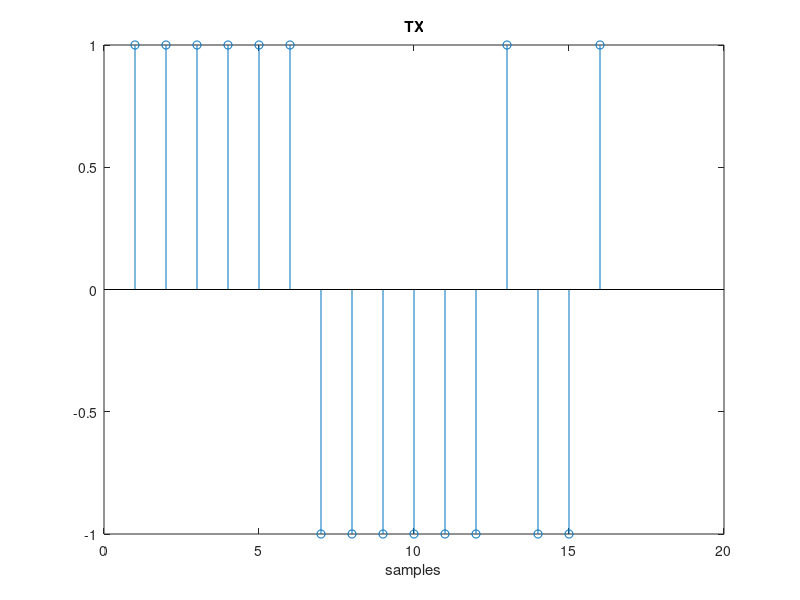
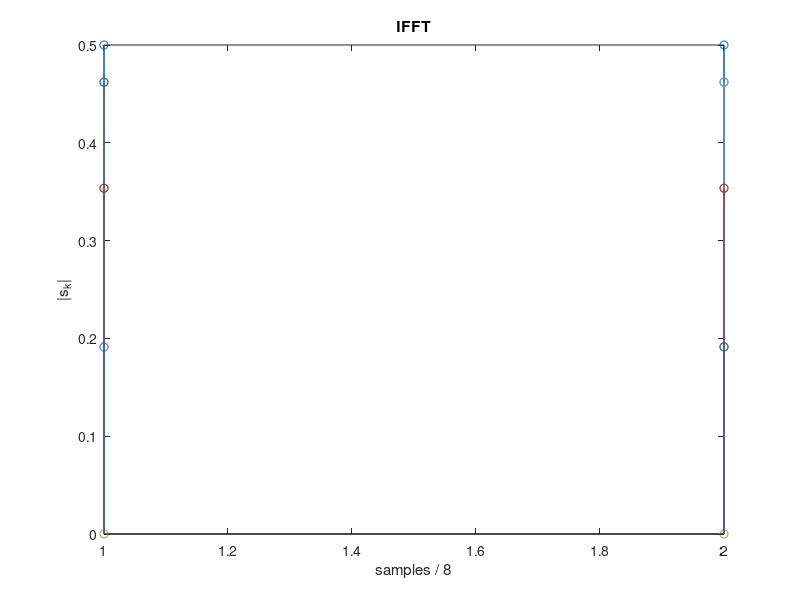
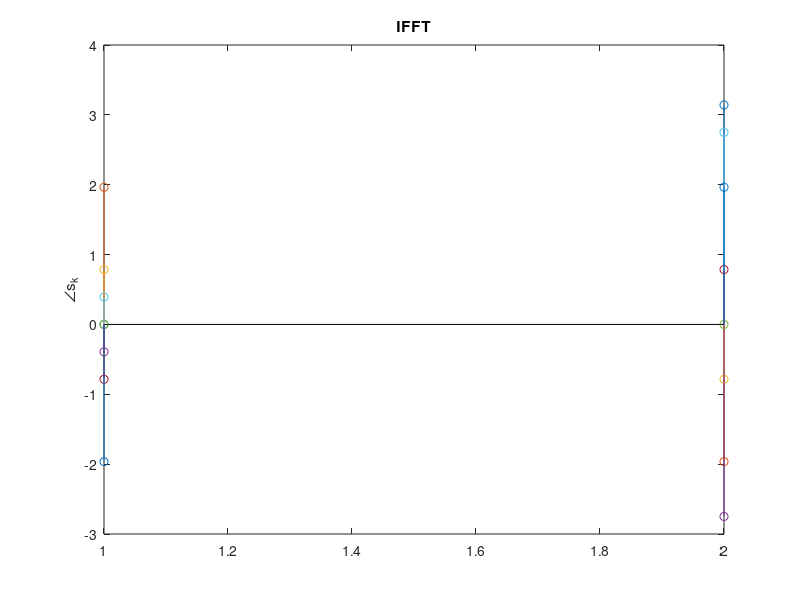
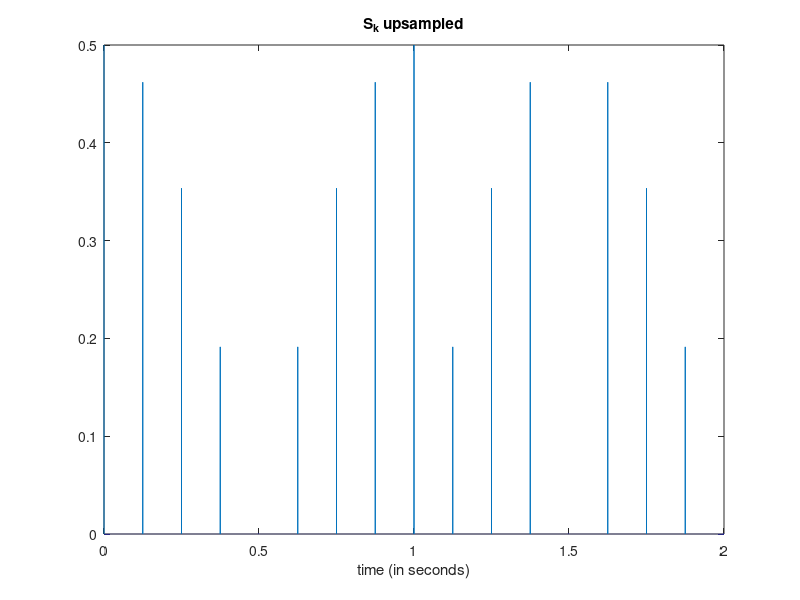

Reproduce these figures in MATLAB, in order. (Note: this script raises an error after producing the figures.)
close all;
clc; clearvars; 
disp('OFDM example')
%% User parameters
numSymbol = 16; % TODO: verificar se numSymbol for multiplo de 8

N = 8; % N-point FFT

% fc = 128; % frequencia da portadora
fc = 256;

fs = 8192; % frequencia de amostragem
% fs = 1024;

T = 1; % periodo do simbolo, em segundos
% R = N/T;

%% Time vector
timestep = T/(N*fs);
tmax = numSymbol*T/N;
t = 0:timestep:tmax-timestep;
t_pt = -tmax/2:timestep:tmax/2-timestep;

%% TX
a = randsrc(1, numSymbol, [-1 1]);

figure()
stem(a)
title('TX')
xlabel('samples')

% serial para paralelo
an = reshape(a, [N length(a)/N]);

%% TX OFDM
skn = ifft(an, N);

figure()
stem(abs(skn)')
title('IFFT')
ylabel('|s_k|')
xlabel(['samples / ' num2str(N)])
figure()
stem(angle(skn)')
title('IFFT')
ylabel('\angle{s_k}')

% paralelo para serial
sk = reshape(skn, [1 size(skn, 1)*size(skn, 2)]);

sk_up = upsample(sk, fs);

figure()
plot(t, abs(sk_up))
title('S_k upsampled')
xlabel('time (in seconds)')

% p = @(t) sqrt(T/N) * sin(pi*N*t/T) ./ (pi*t);
p = @(t) sqrt(N/T) * sinc(N*t/T);

figure();
pt = p(t_pt);
plot(t_pt,pt);
xlabel('time')
ylabel('p(t)')

%% BB
st = conv (sk_up, pt, 'same');

figure()
subplot(211)
plot(t,abs(st))
xlabel('time')
ylabel('|s(t)|')
subplot(212)
plot(t,angle(st))
xlabel('time')
ylabel('\angle{s(t)}')

%%
figure()
hold on
plot(t, real(st))
plot(t, imag(st))
legend('real','imag')
xlabel('time')
ylabel('s(t)')


%% RF
% SRF = st.*exp(1j*2*pi*fc*t);

SRF = real(st).*cos(2*pi*fc*t) - imag(st).*sin(2*pi*fc*t);

figure()
hold on
plot(t, real(SRF))
plot(t, imag(SRF))
legend('real','imag')
xlabel('time')
ylabel('SRF')

%%
RRF_I = SRF .*cos(2*pi*fc*t);
RRF_Q = SRF .* -sin(2*pi*fc*t);

figure()
hold on
plot(t, RRF_I)
plot(t, RRF_Q)
legend('real','imag')
xlabel('time')
ylabel('RRF')

%%
% LP_I = lowpass(RRF_I, fc/2, fs);
% LP_Q = lowpass(RRF_Q, fc/2, fs);

len_t = length(t);
% len_t = 1/timestep;
LP_I = lowpass(RRF_I, 0.1);
LP_Q = lowpass(RRF_Q, 0.1);

figure()
hold on
plot(t, LP_I)
plot(t, LP_Q)
legend('real','imag')
xlabel('time')
ylabel('LP')

%%
% s(t) = a + jb = |s| * e^j<s = |s| * (cos(<s) + jsin(<s))
% s(t)*e^jx = (Re(s)*cos(x) - Im(s)*sin(x))
%             + j (Re(s)*sin(x) + Im(s)*cos(x))
%
% txbp = real(SRF)*cos(2*pi*fc*t) - imag(SRF)*sin(2*pi*fc*t);

%% Channel 
% noiseless
% r = st;

% real valued noise
% N0 = 0.8*max(st);
% n = N0*rand(1, length(t));
% r = st + n;

% complex noise
% snr = -40; %dB
snr = 0;
powerDB = 10*log10(var(st));
noiseVar = 10.^(0.1*(powerDB-snr)); 
r = awgn(st, snr);

figure()
subplot(211)
plot(t,abs(r))
xlabel('time')
ylabel('|r + n|')
subplot(212)
plot(t,angle(r))
xlabel('time')
ylabel('\angle{r + n}')


%% RX OFDM
% rxbb=hilbert(SRF).*exp(-j2pift)

tic
rt = conv(r, p(t_pt), 'same');
disp('Time to compute convolution:')
toc

figure()
subplot(211)
plot(t,abs(rt))
xlabel('time')
ylabel('|r(t)|')
subplot(212)
plot(t,angle(rt))
xlabel('time')
ylabel('\angle{r(t)}')

% rk_up = rt(t = kT);
rk = downsample(rt, fs);

% serial para paralelo
rkn = reshape(rk, [N length(rk)/N]);

yn = fft( rkn, N );
% y_p = sign(real(fft( rkn, N )));

% paralelo para serial
y = reshape(yn, [1 size(yn, 1)*size(yn, 2)]);

% slicer
z = (y >= 0) - (y < 0);

figure()
stem(z)
title('RX')
xlabel('samples')
ylabel('z')

%% RX BER
err = sum(a ~= z);
if (err >0 )
    error(['Total of errors: ' num2str(err) ' (' ...
           num2str(100*err/numSymbol) '%)']);
else
    disp('no errors');
end

